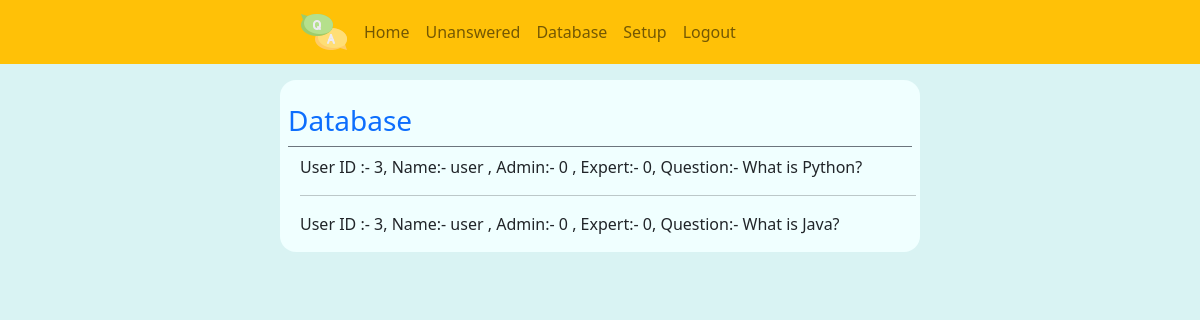
The app's page /database/ (signed in) with its own data.
### tables this page shows
CREATE TABLE users (
                   id INTEGER PRIMARY KEY AUTOINCREMENT,
                   name TEXT UNIQUE NOT NULL,
                   password TEXT NOT NULL,
                   admin INTEGER NOT NULL,
                   expert INTEGER NOT NULL
);

CREATE TABLE questions (
                        id INTEGER PRIMARY KEY AUTOINCREMENT,
                        question_text TEXT NOT NULL,
                        answer_text TEXT,
                        ask_by_id INTEGER NOT NULL,
                        expert_id INTEGER NOT NULL
);

### app.py (the view)
@app.route('/database/')
def database():
    if not g.user:
        return redirect('login')
    db = get_db()
    users = db.execute('select * from users join questions on users.id = questions.ask_by_id').fetchall()
    return render_template('database.html',users=users)

### app.py (called while the page is built)
@app.before_request
def load_before_request():
    user_id = session.get('user_id')
    if user_id is None:
        g.user=None
    else:
        g.user = get_db().execute('select * from users WHERE id = ?',(user_id,)).fetchone()

### db.py (called while the page is built)
def connect_db():
    conn = sqlite3.connect('qa.db')
    conn.row_factory = sqlite3.Row
    return conn

def get_db():
    if 'db' not in g:
        g.db = connect_db()
    return g.db

### templates/database.html
{% extends 'base.html' %}
{% block title %}Database{% endblock %}
{% block form %}
    {% for user in users %}
    User ID :- {{ user['id'] }}, Name:- {{ user['name'] }} , Admin:- {{ user['admin'] }} , Expert:- {{ user['expert'] }}, Question:- {{ user['question_text'] }}
    {% if not loop.last %}
    <hr>
    {% endif %}
    {% endfor %}
{% endblock %}

### records on screen
users: id "3", name "user", admin "0", expert "0", question_text "What is Python?", question_text "What is Java?"
